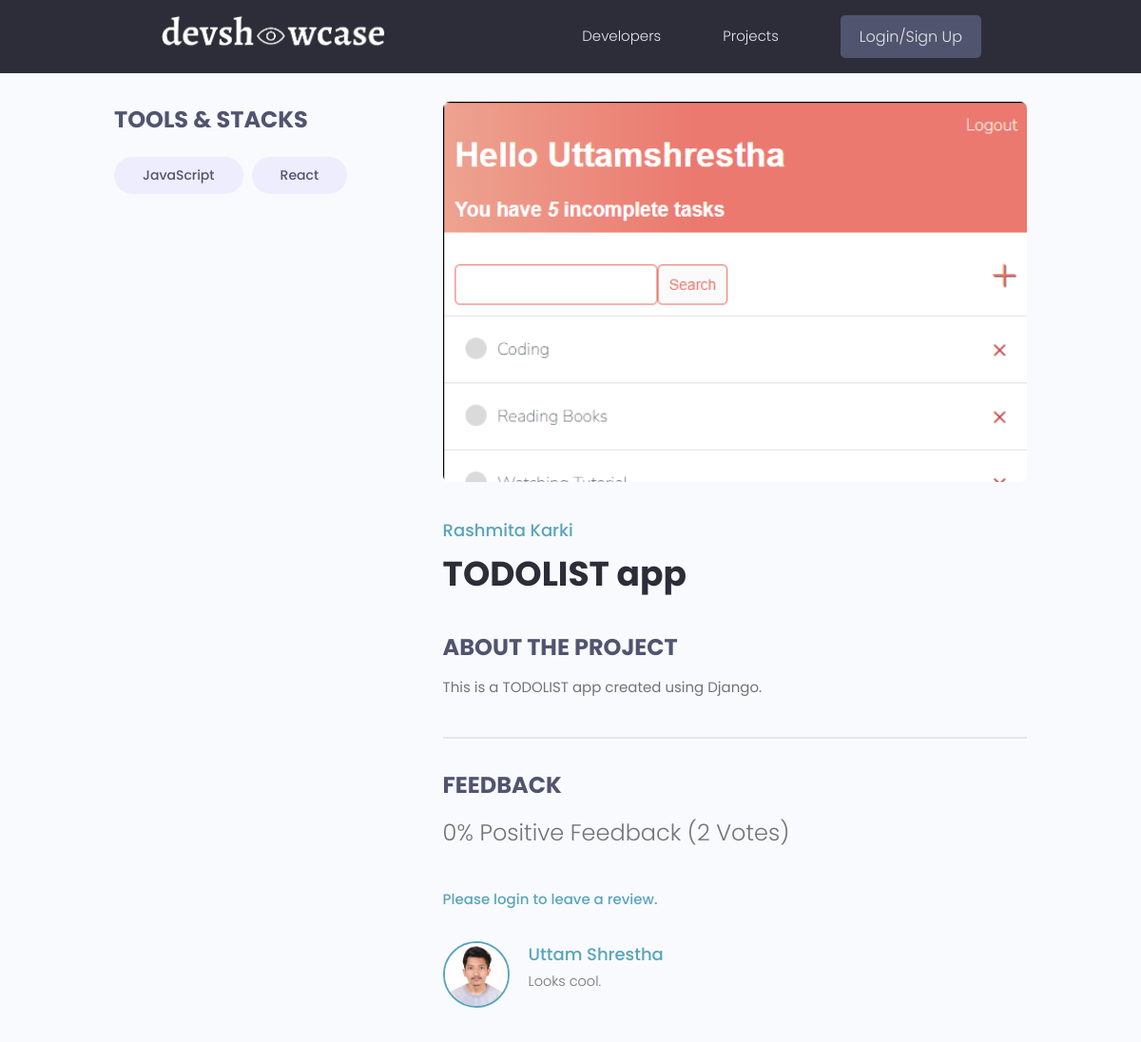
/projects/project/92aa0991-5e91-48e5-83f2-863b801bf485/, run on the app's committed database.
### application/models.py (models this page shows, shortened)
class Tag(models.Model):
    name = models.CharField(max_length = 200)
    created = models.DateTimeField(auto_now_add=True)
    id = models.UUIDField(default = uuid.uuid4, primary_key = True, editable = False) # generate random unique ID
    def __str__(self):
        return self.name

class Project (models.Model):
    owner = models.ForeignKey(Profile, blank = True, null = True, on_delete = models.CASCADE )  # Create the owner for the project and delete the project when the user id is deleted by any circumstances.
    title = models.CharField(max_length = 200)
    description = models.TextField(blank = True, null = True)
    project_image = models.ImageField(blank = True, null = True, default = "default.jpg") # to add images to the DB.
    demo_link = models.CharField(max_length=2000, blank = True, null = True)
    source_link = models.CharField(max_length = 2000, blank = True, null = True)
    tags = models.ManyToManyField('Tag', blank = True)  # it lets user select content of Tag table.
    vote_total = models.IntegerField(default = 0, null = True, blank = True)
    vote_ratio = models.IntegerField(default = 0, null = True, blank = True)
    created = models.DateTimeField(auto_now_add=True)
    id = models.UUIDField(default=uuid.uuid4, primary_key=True, unique=True, editable=False) # generate random unique id
    class Meta:
        ordering = ['-vote_ratio', '-vote_total', 'title']
    @property
    def reviewers(self):
        queryset = self.review_set.all().values_list('owner__id', flat=True)
        return queryset

class Review(models.Model):
    VOTE_TYPE = (
        ('up', 'Up Vote'),
        ('down', 'Down Vote')
    )
    owner = models.ForeignKey(Profile, on_delete = models.CASCADE, null = True)
    project = models.ForeignKey(Project, on_delete=models.CASCADE) # user can select the project which they want to review
    body = models.TextField(blank=True, null = True)
    value = models.CharField(max_length = 20, choices=VOTE_TYPE)
    created = models.DateTimeField(auto_now_add=True)
    id = models.UUIDField(default = uuid.uuid4, primary_key = True, editable = False) # generate a random UUID as the default value.
    class Meta:
        unique_together = [['owner', 'project']]

### users/models.py (models this page shows, shortened)
class Profile(models.Model):
    user = models.OneToOneField(User, on_delete=models.CASCADE, null = True, blank = True)  # User has one to one relationship with their Profile means user can create only one Profile.
    name = models.CharField(max_length = 100, blank = True, null = True)
    email = models.EmailField(max_length = 50, blank = True, null = True)
    username = models.CharField(max_length = 20, blank = True, null = True)
    short_intro = models.CharField(max_length = 200, blank = True, null = True)
    location = models.CharField(max_length = 200, blank = True, null = True)
    bio = models.TextField(blank = True, null = True)
    profile_image = models.ImageField(null = True, blank = True, upload_to = 'users/', default='users/user-default.png')
    social_github = models.CharField(max_length = 200, blank = True, null = True)     # user can add github
    social_linkedin = models.CharField(max_length = 200, blank = True, null = True)   # user can add linkedin
    social_website = models.CharField(max_length = 200, blank = True, null = True)    # user can add their website.
    created = models.DateTimeField(auto_now_add=True)
    id = models.UUIDField(default = uuid.uuid4, primary_key = True, editable = False)
    class Meta:
        ordering = ['created']

### application/views.py (the view, shortened to what this page needs)
# urls.py: path("project/<str:pk>/", views.project, name="project"),   # detail view
def project(request, pk):   # detail view
    projectObj = models.Project.objects.get(id=pk) # retrieve single project object from the db using it's pk.
    form = forms.ReviewForm()
    context = {
        'project': projectObj,
        'form': form
    }
    return render(request, 'application/single__project.html', context)

### template/application/single__project.html (shortened to what this page needs)
{% extends 'application/main.html' %}
{% block content %}
<main class="singleProject my-md">
    <div class="container">
      <div class="layout">
        <div class="column column--1of3">
          <h3 class="singleProject__subtitle">Tools & Stacks</h3>
          <div class="singleProject__toolStack">
            {% for tag in project.tags.all %}
            <span class="tag tag--pill tag--sub tag--lg">
              <small>{{tag}}</small>
            </span>
            {% endfor %}
          </div>
          <br>
        </div>
        <div class="column column--2of3">
          <img class="singleProject__preview" src="{{ project.project_image.url  }}" alt="portfolio thumbnail" />
          <a href="{% url 'user-profile' project.owner.id %}" class="singleProject__developer">{{ project.owner.name }}</a>
          <h2 class="singleProject__title">{{project.title}}</h2>
          <h3 class="singleProject__subtitle">About the Project</h3>
          <div class="singleProject__info">
            {{project.description}}
          </div>
          <div class="comments">
            <h3 class="singleProject__subtitle">Feedback</h3>
            <h5 class="project--rating">
              {{project.vote_ratio}}% Positive Feedback ({{project.vote_total}} Vote{{project.vote_total|pluralize:"s"}})
            </h5>
            {% if request.user.profile.id in project.reviewers %}
            <p>You have already submitted your review for this project.</p>
            {% elif request.user.profile == project.owner %}
            <p>You cannot review your own work.</p>
            {% else %}
              <a href="{% url 'login' %}?next={{request.path}}">Please login to leave a review.</a>
            {% endif %}
            <div class="commentList">
              {% for review in project.review_set.all %}
              {% if review.body %}
              <div class="comment">
                <a href="{% url 'user-profile' review.owner.id  %}">
                  <img class="avatar avatar--md"
                    src="{{review.owner.profile_image.url}}" alt="user" />
                </a>
                <div class="comment__details">
                  <a href="{% url 'user-profile' review.owner.id  %}" class="comment__author">{{review.owner.name}}</a>
                  <p class="comment__info">
                    {{review.body|linebreaksbr}}
                  </p>
                </div>
              </div>
              {% endif %}
              {% endfor %}
            </div>
          </div>
        </div>
      </div>
    </div>
  </main>
{% endblock %}

### static/styles/app.css (style rules this page uses)
:root { --color-sub: #2d2d39; }
img { width: 100%; }
.singleProject .column--1of3 { order: 2; }
@media screen and (min-width: 1081px) { .singleProject .column--1of3 { order: 1; } }
@media screen and (min-width: 1081px) { .singleProject .column--2of3 { order: 2; } }
.singleProject__toolStack { margin-top: 2rem; margin-bottom: 4rem; }
.singleProject__preview { height: 50vh; object-fit: cover; object-position: top center; margin-bottom: 3rem; border-radius: 0.7rem; }
.singleProject__developer { font-size: 1.8rem; font-weight: 500; }
.singleProject__title { font-size: 3.6rem; font-weight: 700; color: var(--color-sub); margin-bottom: 3rem; }
.project--rating { margin-bottom: 1.6em; margin-top: .5em; }
.singleProject__subtitle { text-transform: uppercase; font-size: 2.4rem; font-weight: 700; color: var(--color-sub-light); margin-bottom: 1rem; }
.comments { margin-top: 4rem; padding-top: 3rem; border-top: 2px solid var(--color-light); }
.commentList { margin: 3rem 0; }
.comment { display: flex; gap: 2rem; }
.comment__author { font-size: 1.8rem; }
.comment__info { font-size: 1.45rem; }

### static/uikit/styles/modules/_variables.css (style rules this page uses)
:root { --color-main: #5aa5b9; --color-main-light: #e6faff; --color-sub: #3f4156; --color-sub-light: #51546e; --color-sub-lighter: #ededfd; --color-text: #737373; --color-gray: #8b8b8b; --color-light: #e5e7eb; --color-light-gray: #767676; --color-bg: #f8fafd; --color-white: #fffefd; --color-white-light: #f3f3f3; --color-success: #359e64; --color-success-bg: #def8e8; --color-error: #fc4b0b; --color-error-bg: #fff2ee; --font-base: 'Poppins', arial, helvetica, 'Segoe UI', roboto, ubuntu, sans-serif; --font-monospace: 'Fira Code', 'Courier New', courier, monospace; --font-regular: 300; --font-medium: 500; --font-bold: 700; --generic-shadow: 1px 1px 5px #00000010; --generic-transition: all 0.3s ease-in-out; }

### static/uikit/styles/modules/_base.css (style rules this page uses)
* { margin: 0; padding: 0; box-sizing: border-box; text-rendering: optimizeLegibility; color: inherit; font-size: inherit; }
html { font-size: 50%; }
@media only screen and (min-width: 480px) { html { font-size: 56.25%; } }
@media only screen and (min-width: 1200px) { html { font-size: 62.5%; } }
body { line-height: 1.6; font-weight: 400; font-size: 1.5rem; color: var(--color-text); background-color: var(--color-bg); min-height: 100vh; }

### static/uikit/styles/modules/_typography.css (style rules this page uses)
* { font-family: var(--font-base); }
h2 { font-size: 3.6rem; font-weight: var(--font-bold); }
h3 { font-size: 3.2rem; font-weight: var(--font-medium); }
h5 { font-size: 2.4rem; font-weight: var(--font-medium); }
h5, h6 { font-weight: var(--font-regular); }
p, span, strong { font-size: 1.6rem; color: var(--color-text); font-weight: var(--font-regular); }
a { padding-bottom: 2px; text-decoration: none; display: inline-block; color: var(--color-main); font-weight: var(--font-medium); }

### static/uikit/styles/modules/_utilities.css (style rules this page uses)
.container { width: 92%; max-width: 165rem; margin: 0 auto; box-sizing: border-box; }
@media screen and (min-width: 1000px) { .container { width: 90%; } }
@media screen and (min-width: 1200px) { .container { width: 80%; } }
.my-md { margin: 3rem auto; }

### static/uikit/styles/modules/_avatar.css (style rules this page uses)
.avatar { border-radius: 50%; border: 2px solid var(--color-main); object-fit: cover; }
.avatar--md { height: 7rem; width: 7rem; }

### static/uikit/styles/modules/_tag.css (style rules this page uses)
.tag { display: inline-flex; align-items: center; background-color: var(--color-sub); height: -webkit-fit-content; height: -moz-fit-content; height: fit-content; width: -webkit-fit-content; width: -moz-fit-content; width: fit-content; border-radius: 0.5rem; padding: 0.5rem 1.5rem; font-size: 1.2rem; cursor: pointer; }
.tag:not(:last-child) { margin-right: 0.25rem; margin-bottom: 0.75rem; }
.tag > small { color: var(--color-white); }
.tag--pill { border-radius: 5rem; }
.tag--sub, .tag--sub > small { background: var(--color-sub-lighter); color: var(--color-sub-light); font-weight: 500; }
.tag--lg { padding: 0.8rem 3rem; font-size: 1.4rem; }
.tag--lg:not(:last-child) { margin-right: 0.5rem; margin-bottom: 1rem; }

### static/uikit/styles/modules/_layout.css (style rules this page uses)
.layout { display: flex; flex-flow: row wrap; justify-content: space-between; }
.layout > .column { margin-bottom: 3rem; }
.layout > .column.column--1of3 { flex-basis: 30%; }
.layout > .column.column--2of3 { flex-basis: 64%; }

### data on the page
Tag: name "JavaScript"
Tag: name "React"
Project: project_image (picture), owner.name "Rashmita Karki", title "TODOLIST app", description "This is a TODOLIST app created using Django.", vote_ratio "0", vote_total "2"
Review: owner.profile_image (picture), owner.name "Uttam Shrestha", body "Looks cool."
